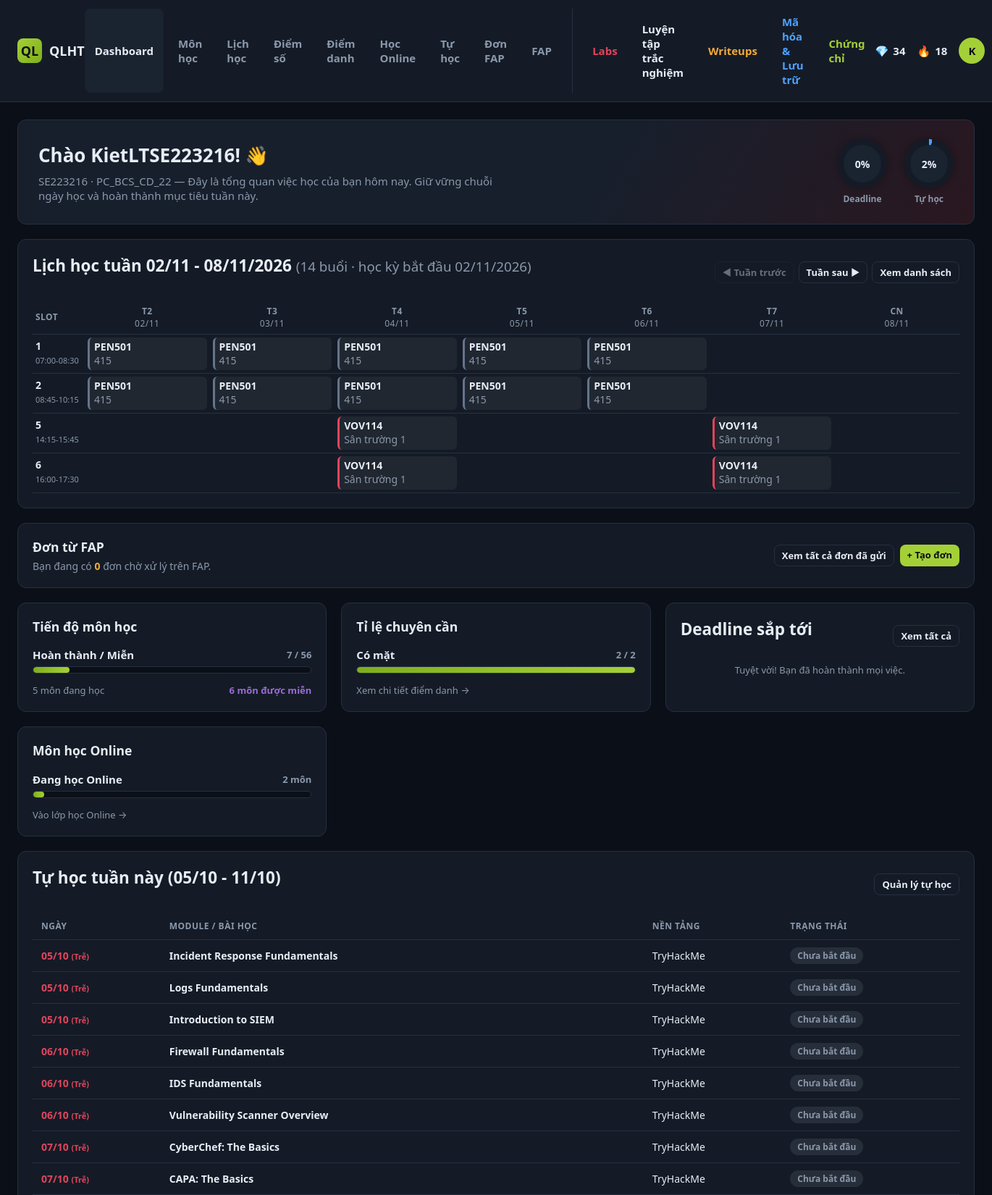
/index.php (signed in, upper part), run on the app's committed database.
### tables this page shows
CREATE TABLE `students` (
  `id` int(11) NOT NULL,
  `student_code` varchar(20) NOT NULL,
  `full_name` varchar(100) NOT NULL,
  `major` varchar(150) NOT NULL,
  `email` varchar(100) DEFAULT NULL,
  `password_hash` varchar(255) NOT NULL,
  `role` enum('student','admin') NOT NULL DEFAULT 'student',
  `avatar` varchar(255) DEFAULT NULL,
  `streak_days` int(11) DEFAULT 0,
  `points` int(11) DEFAULT 0,
  `created_at` timestamp NOT NULL DEFAULT current_timestamp()
);

CREATE TABLE `fap_sessions` (
  `id` int(11) NOT NULL,
  `student_id` int(11) NOT NULL,
  `subject_id` int(11) DEFAULT NULL,
  `subject_code` varchar(20) NOT NULL,
  `room` varchar(50) NOT NULL DEFAULT '',
  `session_date` date NOT NULL,
  `slot_number` tinyint(4) NOT NULL,
  `start_time` varchar(5) DEFAULT NULL,
  `end_time` varchar(5) DEFAULT NULL,
  `status` varchar(20) NOT NULL DEFAULT ''
);

CREATE TABLE `self_study_modules` (
  `id` int(11) NOT NULL,
  `student_id` int(11) NOT NULL,
  `module_name` varchar(255) NOT NULL,
  `platform` varchar(100) DEFAULT NULL,
  `module_link` varchar(255) DEFAULT NULL,
  `status` enum('pending','in_progress','completed') DEFAULT 'pending',
  `target_date` date DEFAULT NULL,
  `created_at` timestamp NOT NULL DEFAULT current_timestamp()
);

### index.php (the view, shortened to what the rows shown need)
<?php
require_once __DIR__ . '/config/auth.php';
$db = getDB();
$sid = $_SESSION['student_id'];
$student = currentStudent();
$baseTs = (isset($_GET['week']) && preg_match('/^\d{4}-\d{2}-\d{2}$/', $_GET['week']) && ($t = strtotime($_GET['week'])) !== false) ? $t : time();
$weekStartTs = strtotime('monday this week', $baseTs);
$semStartWeekTs = strtotime('monday this week', strtotime(QLHT_SEMESTER_START));
if ($weekStartTs < $semStartWeekTs) $weekStartTs = $semStartWeekTs;
$weekDates = [];
for ($i = 0; $i < 7; $i++) $weekDates[] = date('Y-m-d', strtotime("+$i days", $weekStartTs));
$todayStr = date('Y-m-d');
$dayShort = ['T2', 'T3', 'T4', 'T5', 'T6', 'T7', 'CN'];
$wk = $db->prepare('SELECT fs.*, s.subject_name, s.color FROM fap_sessions fs LEFT JOIN subjects s ON s.id = fs.subject_id WHERE fs.student_id = ? AND fs.session_date BETWEEN ? AND ? ORDER BY fs.slot_number');
$wk->execute([$sid, $weekDates[0], $weekDates[6]]);
$weekGrid = []; $slotTimes = [];
foreach ($wk->fetchAll() as $r) {
    $n = (int)$r['slot_number'];
    $weekGrid[$n][$r['session_date']][] = $r;
    if ($r['start_time'] && empty($slotTimes[$n])) $slotTimes[$n] = $r['start_time'] . '-' . $r['end_time'];
}
ksort($weekGrid);
$weekSessionCount = array_sum(array_map(fn($byDate) => array_sum(array_map('count', $byDate)), $weekGrid));
$monday = date('Y-m-d', strtotime('monday this week'));
$sunday = date('Y-m-d', strtotime('sunday this week'));
$selfStudyStmt = $db->prepare('
    SELECT * FROM self_study_modules
    WHERE student_id = ? AND target_date BETWEEN ? AND ?
    ORDER BY status = "completed", target_date ASC
');
$selfStudyStmt->execute([$sid, $monday, $sunday]);
$thisWeekModules = $selfStudyStmt->fetchAll();
include __DIR__ . '/includes/header.php';
?>
<div class="hero-banner" style="display: flex; align-items: center; justify-content: space-between; gap: 20px; flex-wrap: wrap;">
    <div style="flex: 1; min-width: 280px;">
        <h1 style="margin: 0 0 8px;">Chào <?= htmlspecialchars($student['full_name']) ?>! 👋</h1>
        <p style="margin: 0; color: var(--text-dim);"><?= htmlspecialchars($student['student_code']) ?> · <?= htmlspecialchars($student['major']) ?> — Đây là tổng quan việc học của bạn hôm nay. Giữ vững chuỗi ngày học và hoàn thành mục tiêu tuần này.</p>
    </div>
</div>
<div class="card" id="week-mini" style="margin-bottom:20px;">
    <div class="card-header" style="flex-wrap:wrap; gap:8px;">
        <h2>Lịch học tuần <?= date('d/m', strtotime($weekDates[0])) ?> - <?= date('d/m/Y', strtotime($weekDates[6])) ?>
            <small style="font-weight:400; color:var(--text-dim);">(<?= (int)$weekSessionCount ?> buổi · học kỳ bắt đầu <?= date('d/m/Y', strtotime(QLHT_SEMESTER_START)) ?>)</small></h2>
    </div>
    <?php if ($weekGrid): ?>
    <div style="overflow-x:auto;">
        <table style="width:100%; min-width:680px; table-layout:fixed; border-collapse:collapse; font-size:12px;">
            <thead>
                <tr>
                    <th style="width:72px; text-align:left; padding:6px 4px;">Slot</th>
                    <?php foreach ($weekDates as $i => $dt): ?>
                        <th style="text-align:center; padding:6px 4px; <?= $dt === $todayStr ? 'color:var(--accent);' : '' ?>">
                            <?= $dayShort[$i] ?><br><span style="font-weight:400;"><?= date('d/m', strtotime($dt)) ?></span>
                        </th>
                    <?php endforeach; ?>
                </tr>
            </thead>
            <tbody>
            <?php foreach ($weekGrid as $slotNo => $byDate): ?>
                <tr style="border-top:1px solid rgba(255,255,255,.08);">
                    <td style="padding:6px 4px; vertical-align:top;">
                        <strong><?= (int)$slotNo ?></strong><br>
                        <span style="color:var(--text-dim); font-size:11px;"><?= htmlspecialchars($slotTimes[$slotNo] ?? '') ?></span>
                    </td>
                    <?php foreach ($weekDates as $dt): ?>
                        <td style="padding:4px; vertical-align:top; <?= $dt === $todayStr ? 'background:rgba(34,197,94,.08);' : '' ?>">
                            <?php foreach ($byDate[$dt] ?? [] as $r): ?>
                                <div title="<?= htmlspecialchars($r['subject_name'] ?? $r['subject_code']) ?>"
                                     style="border-left:3px solid <?= htmlspecialchars($r['color'] ?: '#64748b') ?>; background:rgba(255,255,255,.05); padding:4px 6px; border-radius:6px; line-height:1.35; <?= $r['status'] === 'absent' ? 'opacity:.7;' : '' ?>">
                                    <strong><?= htmlspecialchars($r['subject_code']) ?></strong>
                                    <?php if ($r['room']): ?><br><span style="color:var(--text-dim);"><?= htmlspecialchars($r['room']) ?></span><?php endif; ?>
                                </div>
                            <?php endforeach; ?>
                        </td>
                    <?php endforeach; ?>
                </tr>
            <?php endforeach; ?>
            </tbody>
        </table>
    </div>
    <?php else: ?>
        <div class="empty-state">Tuần này không có buổi học nào. 🎉 <a href="schedule.php">Cập nhật dữ liệu từ FAP</a></div>
    <?php endif; ?>
</div>
<div class="grid grid-3" style="margin-top:20px;">
    <div class="card">
    <div class="card-header">
        <h2>Deadline sắp tới</h2>
    </div>
</div>
</div>
<div class="card" style="margin-top:20px;">
    <div class="card-header">
        <h2>Tự học tuần này (<?= date('d/m', strtotime($monday)) ?> - <?= date('d/m', strtotime($sunday)) ?>)</h2>
    </div>
    <?php if ($thisWeekModules): ?>
    <table>
        <thead>
            <tr><th>Ngày</th><th>Module / Bài học</th><th>Nền tảng</th><th>Trạng thái</th></tr>
        </thead>
        <tbody>
        <?php foreach ($thisWeekModules as $m):
            $statusMap = [
                'pending' => ['Chưa bắt đầu', 'badge-gray'],
                'in_progress' => ['Đang học', 'badge-blue'],
                'completed' => ['Hoàn thành', 'badge-green']
            ];
            [$lbl, $c] = $statusMap[$m['status']] ?? ['Không xác định', 'badge-gray'];
            $isOverdue = ($m['target_date'] < date('Y-m-d') && $m['status'] !== 'completed');
        ?>
            <tr style="<?= $m['status'] === 'completed' ? 'opacity: 0.6;' : '' ?>">
                <td style="<?= $isOverdue ? 'color:var(--red); font-weight:bold;' : '' ?>">
                    <?= date('d/m', strtotime($m['target_date'])) ?>
                    <?php if ($isOverdue) echo ' <span style="font-size:11px;">(Trễ)</span>'; ?>
                </td>
                <td>
                    <strong style="<?= $m['status'] === 'completed' ? 'text-decoration: line-through;' : '' ?>">
                        <?= htmlspecialchars($m['module_name']) ?>
                    </strong>
                </td>
                <td><?= htmlspecialchars($m['platform'] ?: '—') ?></td>
                <td><span class="badge <?= $c ?>"><?= $lbl ?></span></td>
            </tr>
        <?php endforeach; ?>
        </tbody>
    </table>
    <?php else: ?>
        <p style="color:var(--text-dim); text-align:center; padding: 20px 0;">Tuần này bạn không có lịch tự học nào. 🎉</p>
    <?php endif; ?>
</div>
<?php include __DIR__ . '/includes/footer.php'; ?>

### includes/header.php (shortened to what the rows shown need)
<?php
$student = currentStudent();
$initial = $student ? mb_substr($student['full_name'], 0, 1) : '?';
?>
<!DOCTYPE html>
<html lang="vi">
<head>
<link rel="stylesheet" href="assets/css/style.css">
</head>
<body>
<div class="topbar">
    <div class="right">
        <?php if ($student): ?>
        <div class="stat-pill" title="Điểm rèn luyện"><span>💎</span> <?= (int)$student['points'] ?></div>
        <div class="stat-pill" title="Chuỗi ngày học liên tiếp"><span>🔥</span> <?= (int)$student['streak_days'] ?></div>
        <a href="profile.php" class="avatar"><?= htmlspecialchars($initial) ?></a>
        <?php endif; ?>
    </div>
</div>
<div class="page-wrap">

### data on the page
students: points "34", streak_days "18", full_name "K", full_name "KietLTSE223216", student_code "SE223216", major "PC_BCS_CD_22"
fap_sessions: subject_code "PEN501", room "415"
fap_sessions: subject_code "PEN501", room "415"
fap_sessions: subject_code "PEN501", room "415"
fap_sessions: subject_code "PEN501", room "415"
fap_sessions: subject_code "PEN501", room "415"
fap_sessions: subject_code "PEN501", room "415"
fap_sessions: subject_code "PEN501", room "415"
fap_sessions: subject_code "PEN501", room "415"
fap_sessions: subject_code "PEN501", room "415"
fap_sessions: subject_code "PEN501", room "415"
fap_sessions: subject_code "VOV114", room "Sân trường 1"
fap_sessions: subject_code "VOV114", room "Sân trường 1"
fap_sessions: subject_code "VOV114", room "Sân trường 1"
fap_sessions: subject_code "VOV114", room "Sân trường 1"
self_study_modules: target_date "05/10", status "(Trễ)", module_name "Incident Response Fundamentals", platform "TryHackMe", lbl "Chưa bắt đầu"
self_study_modules: target_date "05/10", status "(Trễ)", module_name "Logs Fundamentals", platform "TryHackMe", lbl "Chưa bắt đầu"
self_study_modules: target_date "05/10", status "(Trễ)", module_name "Introduction to SIEM", platform "TryHackMe", lbl "Chưa bắt đầu"
self_study_modules: target_date "06/10", status "(Trễ)", module_name "Firewall Fundamentals", platform "TryHackMe", lbl "Chưa bắt đầu"
self_study_modules: target_date "06/10", status "(Trễ)", module_name "IDS Fundamentals", platform "TryHackMe", lbl "Chưa bắt đầu"
self_study_modules: target_date "06/10", status "(Trễ)", module_name "Vulnerability Scanner Overview", platform "TryHackMe", lbl "Chưa bắt đầu"
self_study_modules: target_date "07/10", status "(Trễ)", module_name "CyberChef: The Basics", platform "TryHackMe", lbl "Chưa bắt đầu"
self_study_modules: target_date "07/10", status "(Trễ)", module_name "CAPA: The Basics", platform "TryHackMe", lbl "Chưa bắt đầu"

### other printed values
$deadlinePercent "0"
$selfStudyPercent "2"
date('d/m', strtotime($weekDates[0])) "02/11"
date('d/m/Y', strtotime($weekDates[6])) "08/11/2026"
$weekSessionCount "14"
date('d/m/Y', strtotime(QLHT_SEMESTER_START)) "02/11/2026"
$dayShort[$i] "T2"
date('d/m', strtotime($dt)) "02/11"
$dayShort[$i] "T3"
date('d/m', strtotime($dt)) "03/11"
$dayShort[$i] "T4"
date('d/m', strtotime($dt)) "04/11"
$dayShort[$i] "T5"
date('d/m', strtotime($dt)) "05/11"
$dayShort[$i] "T6"
